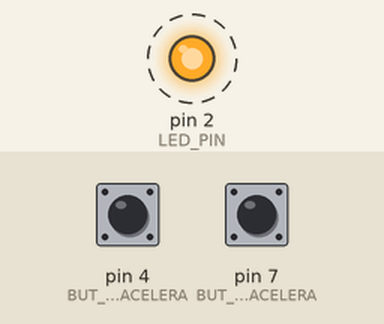
Bench run of a sketch on a simulated Arduino Uno, built with avr-gcc and run on an emulated ATmega328P. On the bench: output pins drawn as LEDs (lit = HIGH). Dashed ring = blinking. The inputs (shaded band) are chosen by the test bench; at power-on: pin 7 (BUT_PIN_ACELERA) LOW, pin 4 (BUT_PIN_DESACELERA) LOW.

Above: at 4.75 s.
4.8 s: pin 7 (BUT_PIN_ACELERA) pulsed HIGH 5 times (0.12 s each, 0.3 s apart)
At 5.55 s:
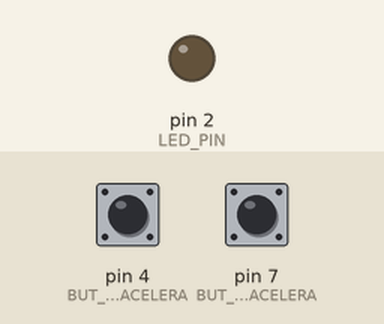
At 7.0 s:
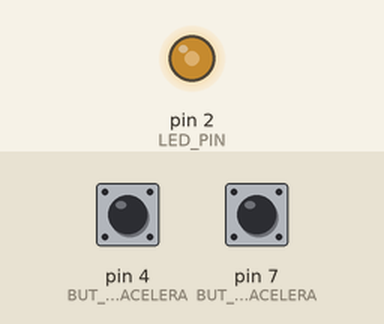
Timing chart, 0 to 8.5 s (numbered marks = the images above; inputs shaded):
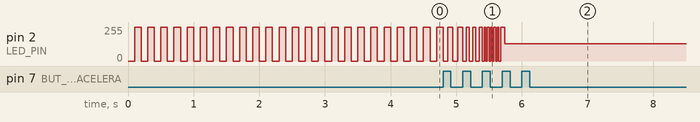

The sketch:

tarefa2.ino
```cpp
#define LED_PIN 2
#define BUT_PIN_ACELERA 7
#define BUT_PIN_DESACELERA 4
unsigned long old,now,spd, now_acelera, now_desacelera;
int but_acelera, but_desacelera;

int state = HIGH;

void setup() {
  pinMode(LED_PIN, OUTPUT);
  pinMode(BUT_PIN_ACELERA, INPUT);
  pinMode(BUT_PIN_DESACELERA, INPUT);
  old = millis();
  now_acelera = millis()+1000;
  now_desacelera = millis();
  but_acelera = 0;
  spd = 100;
}

void loop() {
  now = millis();
  if(now >= old + spd)
  {
    digitalWrite(LED_PIN, state);
    old = now;
    state = !state;
  }
  if(digitalRead(BUT_PIN_ACELERA) > but_acelera)
  {
    now_acelera = millis();
    spd -= 25;
  }
  but_acelera = digitalRead(BUT_PIN_ACELERA);
  if(digitalRead(BUT_PIN_DESACELERA) > but_desacelera){
   now_desacelera = millis();
   spd += 25;
  }
  but_desacelera = digitalRead(BUT_PIN_DESACELERA);
  if(abs(now_desacelera - now_acelera) <= 500)
  {
    digitalWrite(LED_PIN, LOW);
    while(1);
  }
}
```
